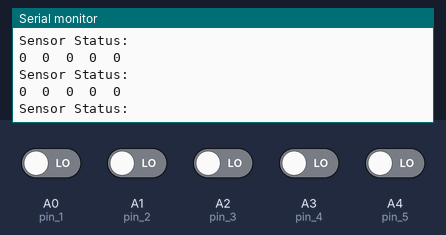
Recording of a sketch running on a simulated Arduino Uno, built with avr-gcc and run on an emulated ATmega328P. Shown: the last lines printed to the serial monitor. Inputs (shaded band) come from the test bench; at power-on: A0 (pin_1), A1 (pin_2), A2 (pin_3), A3 (pin_4), A4 (pin_5) LOW.

Above: at 1.2 s.
1.3 s: A0 (pin_1) driven HIGH
4.3 s: A1 (pin_2) driven HIGH
At 5.0 s:
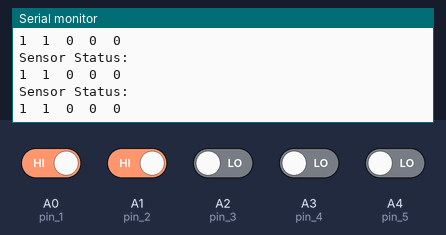
5.8 s: A2 (pin_3) driven HIGH
At 6.9 s:
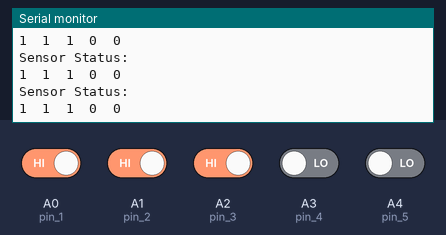
8.8 s: A3 (pin_4) driven HIGH
At 9.4 s:
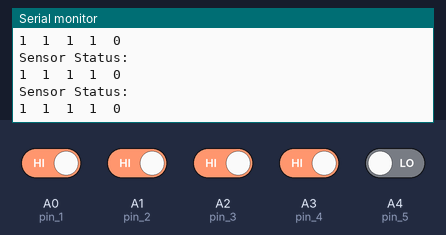
10.3 s: A4 (pin_5) driven HIGH
13.3 s: A0 (pin_1) driven LOW
At 14.2 s:
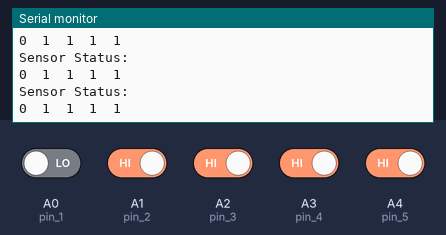

The sketch:

Line_Detection.ino
```cpp
const int pin_1 = A0;
const int pin_2 = A1;
const int pin_3 = A2;
const int pin_4 = A3;
const int pin_5 = A4;
int DS_1 = 0;
int DS_2 = 0;
int DS_3 = 0;
int DS_4 = 0;
int DS_5 = 0;

void setup()
{  Serial.begin (9600);
   pinMode(pin_1, INPUT);
   pinMode(pin_2, INPUT);
   pinMode(pin_3, INPUT);
   pinMode(pin_4, INPUT);
   pinMode(pin_5, INPUT);
}

void loop()
{ DS_1 = digitalRead(pin_1);
  DS_2 = digitalRead(pin_2);
  DS_3 = digitalRead(pin_3);
  DS_4 = digitalRead(pin_4);
  DS_5 = digitalRead(pin_5);    //Declare variables equal to the reading of the sensors

  Serial.println ("Sensor Status: ");
  Serial.print (DS_1);
  Serial.print ("\t");
  Serial.print (DS_2);
  Serial.print ("\t");
  Serial.print (DS_3);
  Serial.print ("\t");
  Serial.print (DS_4);
  Serial.print ("\t");
  Serial.println (DS_5);        //Display reading of sensors at serial monitor
}
```

Measured:
- after the input at 4.3 s, the serial monitor: prints a new line after 0.09 s (image 1)
- after the input at 5.8 s, the serial monitor: prints a new line after 0.10 s (image 2)
- after the input at 8.8 s, the serial monitor: prints a new line after 0.10 s (image 3)
- after the input at 13.3 s, the serial monitor: prints a new line after 0.11 s (image 4)
